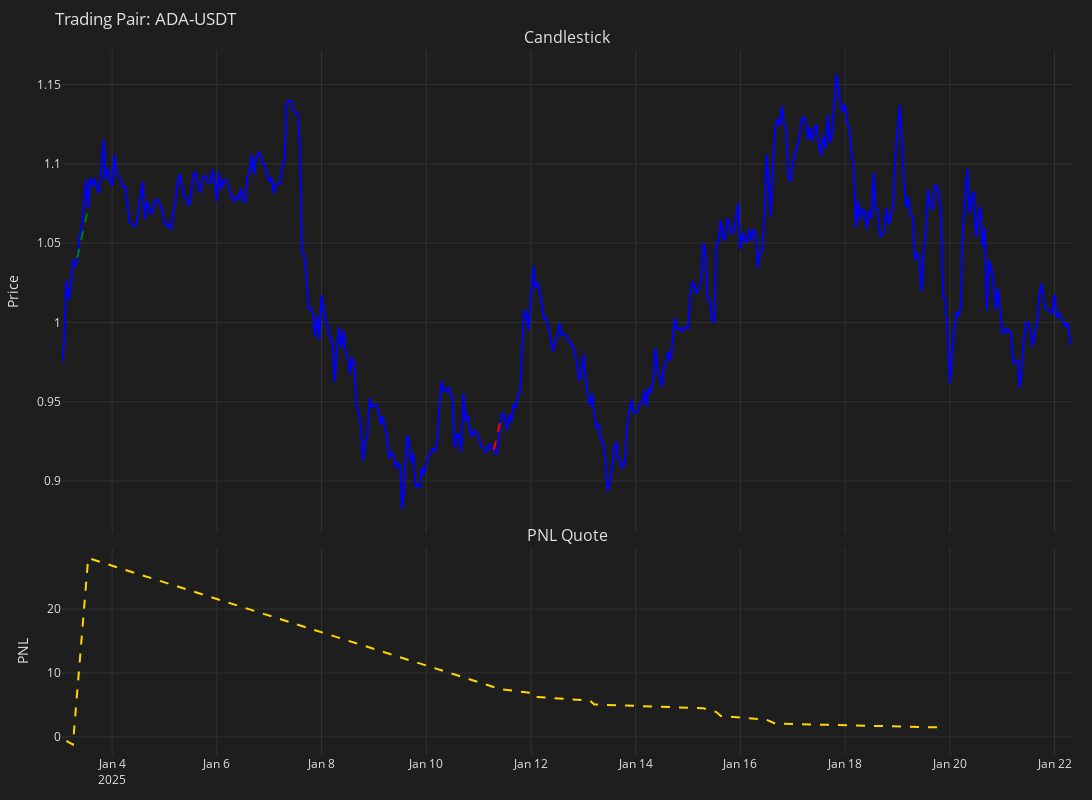

Notebook code cell kept with this figure:
### Code cell
# Let's see what is inside the backtesting results
print(backtesting_result.get_results_summary())
fig = backtesting_result.get_backtesting_figure()

# Update layout for dark theme
fig.update_layout(
    # title=f'{exchange} - {trading_pair} - {timeframe}',
    width=1200,
    height=800,
    font=dict(color="#e1e1e1"),
    plot_bgcolor="#1e1e1e",
    paper_bgcolor="#1e1e1e",
    xaxis_rangeslider_visible=False,
    legend=dict(bgcolor="rgba(0,0,0,0)"),
    showlegend=False,
)

# Update axes
fig.update_xaxes(showgrid=True, gridwidth=1, gridcolor="#323232", zeroline=False)
fig.update_yaxes(showgrid=True, gridwidth=1, gridcolor="#323232", zeroline=False)

# Show the plot
fig.show()

### Figure 1 — Plotly figure (JSON) as saved in the notebook; plotly's stock layout.template omitted (floating-point values rounded to 4 significant figures; data arrays with more than 128 entries replaced by an {"elided": "..."} marker saying what was removed)
{"data": [{"line": {"color": "blue"}, "mode": "lines", "type": "scatter", "x": {"elided": "464 str values"}, "xaxis": "x", "y": {"elided": "464 float values"}, "yaxis": "y"}, {"line": {"color": "red", "dash": "dash", "width": 2}, "mode": "lines", "name": "Buy Executor", "showlegend": false, "type": "scatter", "x": ["2025-01-03T03:00:00", "2025-01-03T03:00:00"], "xaxis": "x", "y": [1.026, 1.026], "yaxis": "y"}, {"line": {"color": "red", "dash": "dash", "width": 2}, "mode": "lines", "name": "Buy Executor", "showlegend": false, "type": "scatter", "x": ["2025-01-03T06:00:00", "2025-01-03T06:00:00"], "xaxis": "x", "y": [1.04, 1.04], "yaxis": "y"}, {"line": {"color": "green", "dash": "dash", "width": 2}, "mode": "lines", "name": "Buy Executor", "showlegend": false, "type": "scatter", "x": ["2025-01-03T08:00:00", "2025-01-03T13:00:00"], "xaxis": "x", "y": [1.041, 1.072], "yaxis": "y"}, {"line": {"color": "red", "dash": "dash", "width": 2}, "mode": "lines", "name": "Sell Executor", "showlegend": false, "type": "scatter", "x": ["2025-01-11T07:00:00", "2025-01-11T10:00:00"], "xaxis": "x", "y": [0.9198, 0.9381], "yaxis": "y"}, {"line": {"color": "red", "dash": "dash", "width": 2}, "mode": "lines", "name": "Buy Executor", "showlegend": false, "type": "scatter", "x": ["2025-01-12T00:00:00", "2025-01-12T00:00:00"], "xaxis": "x", "y": [1.015, 1.015], "yaxis": "y"}, {"line": {"color": "red", "dash": "dash", "width": 2}, "mode": "lines", "name": "Buy Executor", "showlegend": false, "type": "scatter", "x": ["2025-01-12T01:00:00", "2025-01-12T01:00:00"], "xaxis": "x", "y": [1.036, 1.036], "yaxis": "y"}, {"line": {"color": "red", "dash": "dash", "width": 2}, "mode": "lines", "name": "Sell Executor", "showlegend": false, "type": "scatter", "x": ["2025-01-13T03:00:00", "2025-01-13T03:00:00"], "xaxis": "x", "y": [0.9475, 0.9475], "yaxis": "y"}, {"line": {"color": "red", "dash": "dash", "width": 2}, "mode": "lines", "name": "Sell Executor", "showlegend": false, "type": "scatter", "x": ["2025-01-13T05:00:00", "2025-01-13T05:00:00"], "xaxis": "x", "y": [0.9437, 0.9437], "yaxis": "y"}, {"line": {"color": "red", "dash": "dash", "width": 2}, "mode": "lines", "name": "Buy Executor", "showlegend": false, "type": "scatter", "x": ["2025-01-15T07:00:00", "2025-01-15T07:00:00"], "xaxis": "x", "y": [1.05, 1.05], "yaxis": "y"}, {"line": {"color": "red", "dash": "dash", "width": 2}, "mode": "lines", "name": "Buy Executor", "showlegend": false, "type": "scatter", "x": ["2025-01-15T13:00:00", "2025-01-15T13:00:00"], "xaxis": "x", "y": [1.049, 1.049], "yaxis": "y"}, {"line": {"color": "red", "dash": "dash", "width": 2}, "mode": "lines", "name": "Buy Executor", "showlegend": false, "type": "scatter", "x": ["2025-01-15T15:00:00", "2025-01-15T15:00:00"], "xaxis": "x", "y": [1.065, 1.065], "yaxis": "y"}, {"line": {"color": "red", "dash": "dash", "width": 2}, "mode": "lines", "name": "Buy Executor", "showlegend": false, "type": "scatter", "x": ["2025-01-16T12:00:00", "2025-01-16T12:00:00"], "xaxis": "x", "y": [1.106, 1.106], "yaxis": "y"}, {"line": {"color": "red", "dash": "dash", "width": 2}, "mode": "lines", "name": "Buy Executor", "showlegend": false, "type": "scatter", "x": ["2025-01-16T16:00:00", "2025-01-16T16:00:00"], "xaxis": "x", "y": [1.124, 1.124], "yaxis": "y"}, {"line": {"color": "red", "dash": "dash", "width": 2}, "mode": "lines", "name": "Sell Executor", "showlegend": false, "type": "scatter", "x": ["2025-01-19T20:00:00", "2025-01-19T20:00:00"], "xaxis": "x", "y": [1.067, 1.067], "yaxis": "y"}, {"line": {"color": "gold", "dash": "dash", "width": 2}, "mode": "lines", "name": "Cumulative PNL", "type": "scatter", "x": ["2025-01-03T03:00:00", "2025-01-03T06:00:00", "2025-01-03T13:00:00", "2025-01-11T10:00:00", "2025-01-12T00:00:00", "2025-01-12T01:00:00", "2025-01-13T03:00:00", "2025-01-13T05:00:00", "2025-01-15T07:00:00", "2025-01-15T13:00:00", "2025-01-15T15:00:00", "2025-01-16T12:00:00", "2025-01-16T16:00:00", "2025-01-19T20:00:00"], "xaxis": "x2", "y": [-0.6, -1.2, 27.98, 7.486, 6.886, 6.286, 5.686, 5.086, 4.486, 3.886, 3.286, 2.686, 2.086, 1.486], "yaxis": "y2"}], "layout": {"annotations": [{"font": {"size": 16}, "showarrow": false, "text": "Candlestick", "x": 0.5, "xanchor": "center", "xref": "paper", "y": 1, "yanchor": "bottom", "yref": "paper"}, {"font": {"size": 16}, "showarrow": false, "text": "PNL Quote", "x": 0.5, "xanchor": "center", "xref": "paper", "y": 0.294, "yanchor": "bottom", "yref": "paper"}], "font": {"color": "#e1e1e1", "size": 12}, "height": 800, "hovermode": "x unified", "legend": {"bgcolor": "rgba(0,0,0,0)"}, "margin": {"b": 20, "l": 20, "r": 20, "t": 50}, "paper_bgcolor": "#1e1e1e", "plot_bgcolor": "#1e1e1e", "showlegend": false, "title": {"text": "Trading Pair: ADA-USDT"}, "width": 1200, "xaxis": {"anchor": "y", "domain": [0, 1], "gridcolor": "#323232", "gridwidth": 1, "matches": "x2", "rangeslider": {"visible": false}, "showgrid": true, "showticklabels": false, "zeroline": false}, "xaxis2": {"anchor": "y2", "domain": [0, 1], "gridcolor": "#323232", "gridwidth": 1, "showgrid": true, "zeroline": false}, "yaxis": {"anchor": "x", "domain": [0.314, 1], "gridcolor": "#323232", "gridwidth": 1, "showgrid": true, "title": {"text": "Price"}, "zeroline": false}, "yaxis2": {"anchor": "x2", "domain": [0, 0.294], "gridcolor": "#323232", "gridwidth": 1, "showgrid": true, "title": {"text": "PNL"}, "zeroline": false}}}
